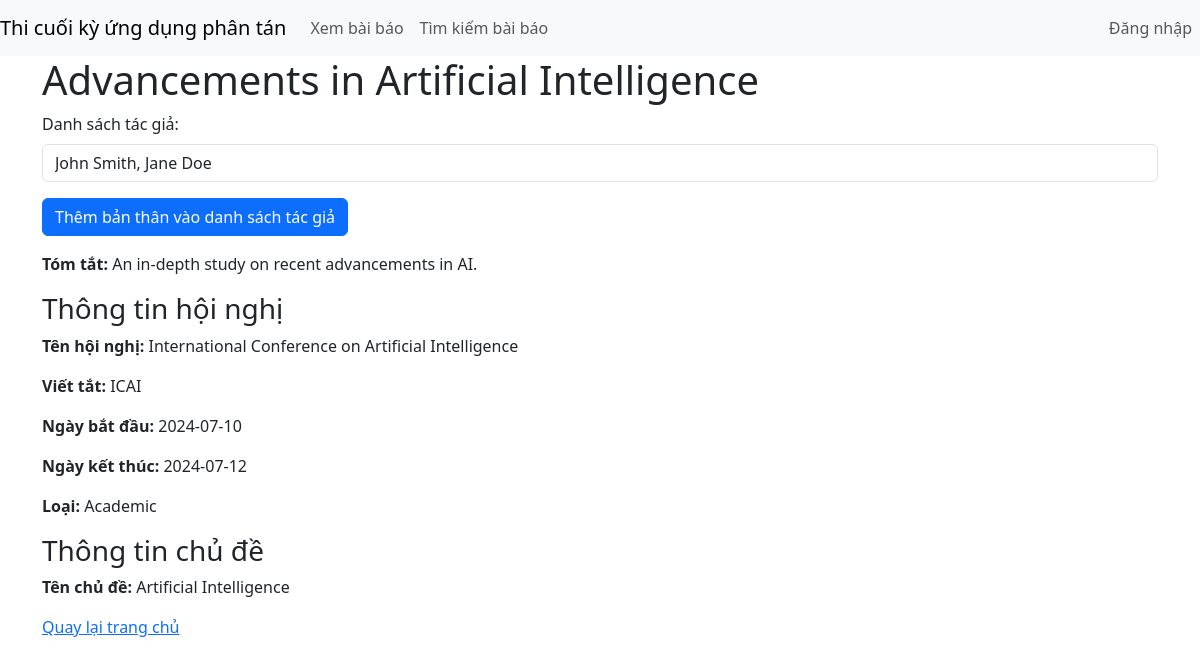
The app's page /details_baibao.php?id=1 with its own data.
### tables this page shows
CREATE TABLE PAPERS (
    paper_id INT AUTO_INCREMENT PRIMARY KEY,
    title VARCHAR(255) NOT NULL,
    author_string_list VARCHAR(255) NOT NULL,
    abstract VARCHAR(1000) NOT NULL,
    conference_id INT NOT NULL,
    topic_id INT NOT NULL,
    user_id INT NOT NULL
);

CREATE TABLE CONFERENCES (
    conference_id INT AUTO_INCREMENT PRIMARY KEY,
    name VARCHAR(255) NOT NULL,
    abbreviation VARCHAR(10) NOT NULL,
    `rank` VARCHAR(1) NOT NULL,
    start_date DATE NOT NULL,
    end_date DATE NOT NULL,
    type VARCHAR(50) NOT NULL
);

CREATE TABLE TOPICS (
    topic_id INT AUTO_INCREMENT PRIMARY KEY,
    topic_name VARCHAR(255) NOT NULL
);

### details_baibao.php (the view, shortened to what this page needs)
<?php
include 'base.php';
include 'database.php';
function isAdmin()
{
    return isset($_SESSION['user_type']) && $_SESSION['user_type'] == 'admin';
}
if (isset($_GET['id'])) {
    $paperId = $_GET['id'];
    $query = "
        SELECT papers.*, conferences.name AS conference_name, conferences.abbreviation, conferences.start_date, conferences.end_date, conferences.type, topics.topic_name
        FROM papers
        JOIN conferences ON papers.conference_id = conferences.conference_id
        JOIN topics ON papers.topic_id = topics.topic_id
        WHERE papers.paper_id = ?
    ";
    $stmt = $connection->prepare($query);
    $stmt->bind_param("i", $paperId);
    $stmt->execute();
    $result = $stmt->get_result();
    $paper = $result->fetch_assoc();
} else {
    echo "No paper ID provided.";
    exit();
}
?>
<div class="container">
    <h1><?php echo htmlspecialchars($paper['title']); ?></h1>
    <div class="paper-details">
        <form method="post" action="">
            <?php if (isAdmin()) : ?>
                <div class="mb-3">
                    <label for="author_string_list" class="form-label">Danh sách tác giả:</label>
                    <input type="text" class="form-control" id="author_string_list" name="author_string_list" value="<?php echo htmlspecialchars($paper['author_string_list']); ?>">
                </div>
            <?php else : ?>
                <div class="mb-3">
                    <label for="author_string_list" class="form-label">Danh sách tác giả:</label>
                    <input type="text" class="form-control" id="author_string_list" name="author_string_list" value="<?php echo htmlspecialchars($paper['author_string_list']); ?>" readonly>
                </div>
                <div class="mb-3">
                    <button type="submit" class="btn btn-primary" name="addSelf">Thêm bản thân vào danh sách tác giả</button>
                </div>
            <?php endif; ?>
        </form>
        <p><strong>Tóm tắt:</strong> <?php echo htmlspecialchars($paper['abstract']); ?></p>
        <h3>Thông tin hội nghị</h3>
        <p><strong>Tên hội nghị:</strong> <?php echo htmlspecialchars($paper['conference_name']); ?></p>
        <p><strong>Viết tắt:</strong> <?php echo htmlspecialchars($paper['abbreviation']); ?></p>
        <p><strong>Ngày bắt đầu:</strong> <?php echo htmlspecialchars($paper['start_date']); ?></p>
        <p><strong>Ngày kết thúc:</strong> <?php echo htmlspecialchars($paper['end_date']); ?></p>
        <p><strong>Loại:</strong> <?php echo htmlspecialchars($paper['type']); ?></p>
        <h3>Thông tin chủ đề</h3>
        <p><strong>Tên chủ đề:</strong> <?php echo htmlspecialchars($paper['topic_name']); ?></p>
    </div>
    <a href="index.php">Quay lại trang chủ</a>
</div>

### records on screen
papers: title "Advancements in Artificial Intelligence", author_string_list "John Smith, Jane Doe", abstract "An in-depth study on recent advancements in AI.", conference.name "International Conference on Artificial Intelligence", conference.abbreviation "ICAI", conference.start_date "2024-07-10", conference.end_date "2024-07-12", conference.type "Academic", topic.topic_name "Artificial Intelligence"
